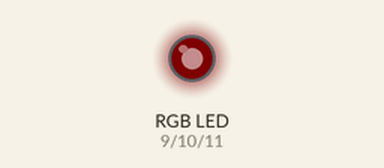
This sketch was run on a simulated Arduino Uno, built with avr-gcc and run on an emulated ATmega328P. Parts: an RGB LED mixed from three pins (HIGH = lit). Dim RGB values are drawn brighter than linear.

Above: at 0.05 s.
At 0.65 s:
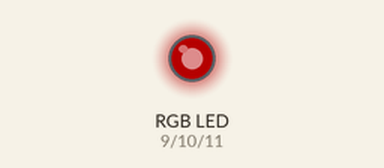
At 1.3 s:
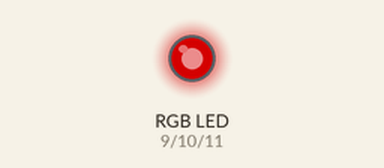
At 2.55 s:
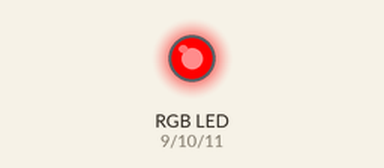
Timing chart, 0 to 5.9 s (numbered marks = the images above):
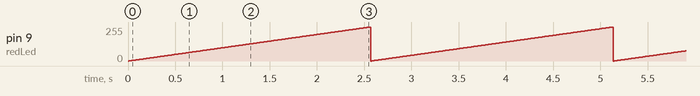

Measured:
- by itself, pin 9 (redLed): ramps from 0/255 to 255/255 and jumps back, once every 2.6 s

The sketch:

RGB1.ino
```cpp
#define redLed 9
#define greenLed 10
#define blueLed 11

void setup()
{

  pinMode(redLed, OUTPUT);
  pinMode(greenLed, OUTPUT);
  pinMode(blueLed, OUTPUT);
}

void loop()
{
  for (int i=0; i <= 255; i++)
  {
    setColor(i, 0, 0);  // red
    delay(10);
  }
}

void setColor(int red, int green, int blue)
{
  analogWrite(redLed, red);
  analogWrite(greenLed, green);
  analogWrite(blueLed, blue);
}
```
